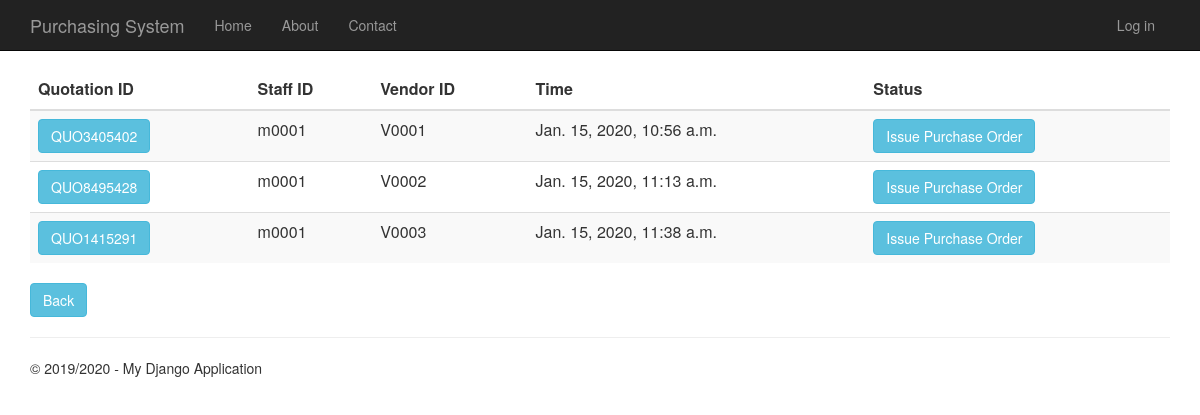
The page /quotationhistory on the database its author committed.
### Quotation/models.py (models this page shows, shortened)
class Quotation(models.Model):
    quotation_id = models.CharField(primary_key=True, max_length=10)
    time_created = models.DateTimeField()
    description = models.TextField(null=True,default=None, blank=True)
    total_price = models.DecimalField(max_digits=10, decimal_places=2, default=Decimal('0.00'))
    person_id = models.ForeignKey(Person, on_delete = models.CASCADE)
    vendor_id = models.ForeignKey(Vendor, on_delete = models.CASCADE)
    request_for_quotation_id = models.OneToOneField(RequestForQuotation, on_delete = models.CASCADE)

### app/models.py (models this page shows, shortened)
class Person(models.Model):
    user_id = models.OneToOneField(User)
    person_id = models.CharField(primary_key=True, max_length=10)
    person_name = models.TextField()
    person_address = models.TextField()
    person_phone_number = models.TextField()
    person_role = models.TextField(default = 'EMPLOYEE')

class Vendor(models.Model):
    vendor_id = models.CharField(primary_key=True, max_length=10)
    vendor_name = models.TextField()
    vendor_phone_number = models.TextField()
    vendor_address = models.TextField()
    vendor_email = models.TextField()
    def __str__(self):
        return str(self.vendor_id)

### Quotation/views.py (the view)
# urls.py: url(r'^quotationhistory', Quotation.views.quotationhistory, name="quotation_history"),
def quotationhistory(request):
    quotations = Quotation.objects.all()
    context = {
            'title':'Quotation History',
            'rows':quotations,
            'year':'2019/2020'
        }
    return render(request,'Quotation/quotationhistory.html',context)

### Quotation/templates/Quotation/quotationhistory.html
﻿{% extends "app/layout.html" %}
{% block content %}
<div class="purchaseorderhistory margintop" action="menu">
    <form action="quotationhistorydetails" method="GET">
        <table class="table table-striped margintop">
            <thead>
                <tr>
                    <th scope="col">Quotation ID</th>
                    <th scope="col">Staff ID</th>
                    <th scope="col">Vendor ID</th>
                    <th scope="col">Time</th>
                    <th scope="col">Status</th>
                </tr>
            </thead>
            <tbody>
                {% for r in rows %}
                <tr>
                    <td><button type="submit" name="quo_id" value="{{r.quotation_id}}" class="btn btn-info">{{r.quotation_id}}</button></td>
                    <td>{{r.person_id.person_id}}</td>
                    <td>{{r.vendor_id}}</td>
                    <td>{{r.time_created}}</td>
                    <td><button type="submit" class="btn btn-info buttonsize1">Issue Purchase Order</button></td>
                </tr>
                {% endfor %}
            </tbody>
        </table>
        <div class="margintop">
            <a type="submit" class="btn btn-info" href="/menu">Back</a>
        </div>
    </form>
</div>
{% endblock %}

### app/static/app/content/site.css (style rules this page uses)
body { padding-top: 50px; padding-bottom: 20px; }

### rows shown on the page
Quotation: quotation_id "QUO3405402", person_id.person_id "m0001", vendor_id "V0001", time_created "Jan. 15, 2020, 10:56 a.m."
Quotation: quotation_id "QUO8495428", person_id.person_id "m0001", vendor_id "V0002", time_created "Jan. 15, 2020, 11:13 a.m."
Quotation: quotation_id "QUO1415291", person_id.person_id "m0001", vendor_id "V0003", time_created "Jan. 15, 2020, 11:38 a.m."

### other values the page prints
{{ year }} "2019/2020"
